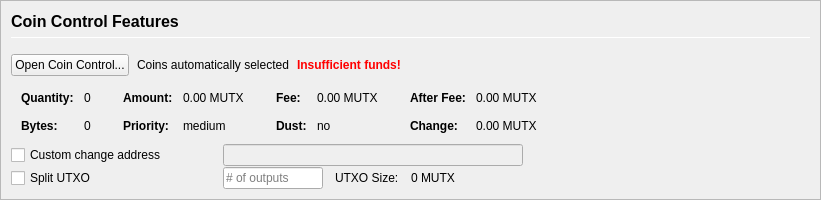
         <widget class="QFrame" name="frameCoinControl">
          <property name="sizePolicy">
           <sizepolicy hsizetype="Expanding" vsizetype="Expanding">
            <horstretch>0</horstretch>
            <verstretch>0</verstretch>
           </sizepolicy>
          </property>
          <property name="maximumSize">
           <size>
            <width>16777215</width>
            <height>16777215</height>
           </size>
          </property>
          <property name="frameShape">
           <enum>QFrame::StyledPanel</enum>
          </property>
          <property name="frameShadow">
           <enum>QFrame::Sunken</enum>
          </property>
          <layout class="QVBoxLayout" name="verticalLayoutCoinControl2">
           <property name="spacing">
            <number>0</number>
           </property>
           <property name="leftMargin">
            <number>0</number>
           </property>
           <property name="topMargin">
            <number>0</number>
           </property>
           <property name="rightMargin">
            <number>0</number>
           </property>
           <property name="bottomMargin">
            <number>0</number>
           </property>
           <item>
            <widget class="QFrame" name="frameCoinControl_BG">
             <layout class="QVBoxLayout" name="verticalLayoutCoinControl" stretch="0,0,0,0,0,0">
              <property name="spacing">
               <number>1</number>
              </property>
              <property name="leftMargin">
               <number>10</number>
              </property>
              <property name="topMargin">
               <number>10</number>
              </property>
              <item>
               <layout class="QHBoxLayout" name="horizontalLayoutCoinControl1">
                <property name="bottomMargin">
                 <number>15</number>
                </property>
                <item>
                 <layout class="QVBoxLayout" name="verticalLayout_3">
                  <property name="spacing">
                   <number>6</number>
                  </property>
                  <item>
                   <widget class="QLabel" name="labelCoinControlFeatures">
                    <property name="sizePolicy">
                     <sizepolicy hsizetype="Preferred" vsizetype="Maximum">
                      <horstretch>0</horstretch>
                      <verstretch>0</verstretch>
                     </sizepolicy>
                    </property>
                    <property name="minimumSize">
                     <size>
                      <width>0</width>
                      <height>20</height>
                     </size>
                    </property>
                    <property name="font">
                     <font>
                      <pointsize>12</pointsize>
                      <weight>75</weight>
                      <bold>true</bold>
                     </font>
                    </property>
                    <property name="styleSheet">
                     <string notr="true">font-weight:bold;</string>
                    </property>
                    <property name="text">
                     <string>Coin Control Features</string>
                    </property>
                   </widget>
                  </item>
                  <item>
                   <widget class="Line" name="line">
                    <property name="minimumSize">
                     <size>
                      <width>0</width>
                      <height>1</height>
                     </size>
                    </property>
                    <property name="maximumSize">
                     <size>
                      <width>16777215</width>
                      <height>1</height>
                     </size>
                    </property>
                    <property name="orientation">
                     <enum>Qt::Horizontal</enum>
                    </property>
                   </widget>
                  </item>
                 </layout>
                </item>
               </layout>
              </item>
              <item>
               <layout class="QHBoxLayout" name="horizontalLayoutCoinControl2" stretch="0,0,0,0">
                <property name="spacing">
                 <number>8</number>
                </property>
                <property name="bottomMargin">
                 <number>10</number>
                </property>
                <item>
                 <widget class="QPushButton" name="pushButtonCoinControl">
                  <property name="styleSheet">
                   <string notr="true"/>
                  </property>
                  <property name="text">
                   <string>Open Coin Control...</string>
                  </property>
                  <property name="autoDefault">
                   <bool>false</bool>
                  </property>
                 </widget>
                </item>
                <item>
                 <widget class="QLabel" name="labelCoinControlAutomaticallySelected">
                  <property name="text">
                   <string>Coins automatically selected</string>
                  </property>
                  <property name="margin">
                   <number>5</number>
                  </property>
                 </widget>
                </item>
                <item>
                 <widget class="QLabel" name="labelCoinControlInsuffFunds">
                  <property name="font">
                   <font>
                    <weight>75</weight>
                    <bold>true</bold>
                   </font>
                  </property>
                  <property name="styleSheet">
                   <string notr="true">color:red;font-weight:bold;</string>
                  </property>
                  <property name="text">
                   <string>Insufficient funds!</string>
                  </property>
                  <property name="margin">
                   <number>5</number>
                  </property>
                 </widget>
                </item>
                <item>
                 <spacer name="horizontalSpacerCoinControl">
                  <property name="orientation">
                   <enum>Qt::Horizontal</enum>
                  </property>
                  <property name="sizeHint" stdset="0">
                   <size>
                    <width>40</width>
                    <height>1</height>
                   </size>
                  </property>
                 </spacer>
                </item>
               </layout>
              </item>
              <item>
               <widget class="QWidget" name="widgetCoinControl" native="true">
                <property name="sizePolicy">
                 <sizepolicy hsizetype="Preferred" vsizetype="Preferred">
                  <horstretch>0</horstretch>
                  <verstretch>0</verstretch>
                 </sizepolicy>
                </property>
                <property name="minimumSize">
                 <size>
                  <width>0</width>
                  <height>0</height>
                 </size>
                </property>
                <property name="styleSheet">
                 <string notr="true"/>
                </property>
                <layout class="QHBoxLayout" name="horizontalLayoutCoinControl5">
                 <property name="leftMargin">
                  <number>0</number>
                 </property>
                 <property name="topMargin">
                  <number>0</number>
                 </property>
                 <property name="rightMargin">
                  <number>0</number>
                 </property>
                 <property name="bottomMargin">
                  <number>0</number>
                 </property>
                 <item>
                  <layout class="QHBoxLayout" name="horizontalLayoutCoinControl3" stretch="0,0,0,1">
                   <property name="spacing">
                    <number>20</number>
                   </property>
                   <property name="topMargin">
                    <number>0</number>
                   </property>
                   <property name="bottomMargin">
                    <number>10</number>
                   </property>
                   <item>
                    <layout class="QFormLayout" name="formLayoutCoinControl1">
                     <property name="horizontalSpacing">
                      <number>10</number>
                     </property>
                     <property name="verticalSpacing">
                      <number>14</number>
                     </property>
                     <property name="leftMargin">
                      <number>10</number>
                     </property>
                     <property name="topMargin">
                      <number>4</number>
                     </property>
                     <property name="rightMargin">
                      <number>6</number>
                     </property>
                     <item row="0" column="0">
                      <widget class="QLabel" name="labelCoinControlQuantityText">
                       <property name="font">
                        <font>
                         <weight>75</weight>
                         <bold>true</bold>
                        </font>
                       </property>
                       <property name="text">
                        <string>Quantity:</string>
                       </property>
                       <property name="margin">
                        <number>0</number>
                       </property>
                      </widget>
                     </item>
                     <item row="0" column="1">
                      <widget class="QLabel" name="labelCoinControlQuantity">
                       <property name="cursor">
                        <cursorShape>IBeamCursor</cursorShape>
                       </property>
                       <property name="contextMenuPolicy">
                        <enum>Qt::ActionsContextMenu</enum>
                       </property>
                       <property name="text">
                        <string notr="true">0</string>
                       </property>
                       <property name="margin">
                        <number>0</number>
                       </property>
                       <property name="textInteractionFlags">
                        <set>Qt::LinksAccessibleByMouse|Qt::TextSelectableByKeyboard|Qt::TextSelectableByMouse</set>
                       </property>
                      </widget>
                     </item>
                     <item row="1" column="0">
                      <widget class="QLabel" name="labelCoinControlBytesText">
                       <property name="font">
                        <font>
                         <weight>75</weight>
                         <bold>true</bold>
                        </font>
                       </property>
                       <property name="text">
                        <string>Bytes:</string>
                       </property>
                      </widget>
                     </item>
                     <item row="1" column="1">
                      <widget class="QLabel" name="labelCoinControlBytes">
                       <property name="cursor">
                        <cursorShape>IBeamCursor</cursorShape>
                       </property>
                       <property name="contextMenuPolicy">
                        <enum>Qt::ActionsContextMenu</enum>
                       </property>
                       <property name="text">
                        <string notr="true">0</string>
                       </property>
                       <property name="textInteractionFlags">
                        <set>Qt::LinksAccessibleByMouse|Qt::TextSelectableByKeyboard|Qt::TextSelectableByMouse</set>
                       </property>
                      </widget>
                     </item>
                    </layout>
                   </item>
                   <item>
                    <layout class="QFormLayout" name="formLayoutCoinControl2">
                     <property name="horizontalSpacing">
                      <number>10</number>
                     </property>
                     <property name="verticalSpacing">
                      <number>14</number>
                     </property>
                     <property name="leftMargin">
                      <number>6</number>
                     </property>
                     <property name="topMargin">
                      <number>4</number>
                     </property>
                     <property name="rightMargin">
                      <number>6</number>
                     </property>
                     <item row="0" column="0">
                      <widget class="QLabel" name="labelCoinControlAmountText">
                       <property name="font">
                        <font>
                         <weight>75</weight>
                         <bold>true</bold>
                        </font>
                       </property>
                       <property name="text">
                        <string>Amount:</string>
                       </property>
                       <property name="margin">
                        <number>0</number>
                       </property>
                      </widget>
                     </item>
                     <item row="0" column="1">
                      <widget class="QLabel" name="labelCoinControlAmount">
                       <property name="cursor">
                        <cursorShape>IBeamCursor</cursorShape>
                       </property>
                       <property name="contextMenuPolicy">
                        <enum>Qt::ActionsContextMenu</enum>
                       </property>
                       <property name="text">
                        <string notr="true">0.00 MUTX</string>
                       </property>
                       <property name="textInteractionFlags">
                        <set>Qt::LinksAccessibleByMouse|Qt::TextSelectableByKeyboard|Qt::TextSelectableByMouse</set>
                       </property>
                      </widget>
                     </item>
                     <item row="1" column="0">
                      <widget class="QLabel" name="labelCoinControlPriorityText">
                       <property name="font">
                        <font>
                         <weight>75</weight>
                         <bold>true</bold>
                        </font>
                       </property>
                       <property name="text">
                        <string>Priority:</string>
                       </property>
                      </widget>
                     </item>
                     <item row="1" column="1">
                      <widget class="QLabel" name="labelCoinControlPriority">
                       <property name="cursor">
                        <cursorShape>IBeamCursor</cursorShape>
                       </property>
                       <property name="contextMenuPolicy">
                        <enum>Qt::ActionsContextMenu</enum>
                       </property>
                       <property name="text">
                        <string>medium</string>
                       </property>
                       <property name="textInteractionFlags">
                        <set>Qt::LinksAccessibleByMouse|Qt::TextSelectableByKeyboard|Qt::TextSelectableByMouse</set>
                       </property>
                      </widget>
                     </item>
                    </layout>
                   </item>
                   <item>
                    <layout class="QFormLayout" name="formLayoutCoinControl3">
                     <property name="horizontalSpacing">
                      <number>10</number>
                     </property>
                     <property name="verticalSpacing">
                      <number>14</number>
                     </property>
                     <property name="leftMargin">
                      <number>6</number>
                     </property>
                     <property name="topMargin">
                      <number>4</number>
                     </property>
                     <property name="rightMargin">
                      <number>6</number>
                     </property>
                     <item row="0" column="0">
                      <widget class="QLabel" name="labelCoinControlFeeText">
                       <property name="font">
                        <font>
                         <weight>75</weight>
                         <bold>true</bold>
                        </font>
                       </property>
                       <property name="text">
                        <string>Fee:</string>
                       </property>
                       <property name="margin">
                        <number>0</number>
                       </property>
                      </widget>
                     </item>
                     <item row="0" column="1">
                      <widget class="QLabel" name="labelCoinControlFee">
                       <property name="cursor">
                        <cursorShape>IBeamCursor</cursorShape>
                       </property>
                       <property name="contextMenuPolicy">
                        <enum>Qt::ActionsContextMenu</enum>
                       </property>
                       <property name="text">
                        <string notr="true">0.00 MUTX</string>
                       </property>
                       <property name="textInteractionFlags">
                        <set>Qt::LinksAccessibleByMouse|Qt::TextSelectableByKeyboard|Qt::TextSelectableByMouse</set>
                       </property>
                      </widget>
                     </item>
                     <item row="1" column="0">
                      <widget class="QLabel" name="labelCoinControlLowOutputText">
                       <property name="font">
                        <font>
                         <weight>75</weight>
                         <bold>true</bold>
                        </font>
                       </property>
                       <property name="text">
                        <string>Dust:</string>
                       </property>
                      </widget>
                     </item>
                     <item row="1" column="1">
                      <widget class="QLabel" name="labelCoinControlLowOutput">
                       <property name="cursor">
                        <cursorShape>IBeamCursor</cursorShape>
                       </property>
                       <property name="contextMenuPolicy">
                        <enum>Qt::ActionsContextMenu</enum>
                       </property>
                       <property name="text">
                        <string>no</string>
                       </property>
                       <property name="textInteractionFlags">
                        <set>Qt::LinksAccessibleByMouse|Qt::TextSelectableByKeyboard|Qt::TextSelectableByMouse</set>
                       </property>
                      </widget>
                     </item>
                    </layout>
                   </item>
                   <item>
                    <layout class="QFormLayout" name="formLayoutCoinControl4">
                     <property name="horizontalSpacing">
                      <number>10</number>
                     </property>
                     <property name="verticalSpacing">
                      <number>14</number>
                     </property>
                     <property name="leftMargin">
                      <number>6</number>
                     </property>
                     <property name="topMargin">
                      <number>4</number>
                     </property>
                     <property name="rightMargin">
                      <number>6</number>
                     </property>
                     <item row="0" column="0">
                      <widget class="QLabel" name="labelCoinControlAfterFeeText">
                       <property name="font">
                        <font>
                         <weight>75</weight>
                         <bold>true</bold>
                        </font>
                       </property>
                       <property name="text">
                        <string>After Fee:</string>
                       </property>
                       <property name="margin">
                        <number>0</number>
                       </property>
                      </widget>
                     </item>
                     <item row="0" column="1">
                      <widget class="QLabel" name="labelCoinControlAfterFee">
                       <property name="cursor">
                        <cursorShape>IBeamCursor</cursorShape>
                       </property>
                       <property name="contextMenuPolicy">
                        <enum>Qt::ActionsContextMenu</enum>
                       </property>
                       <property name="text">
                        <string notr="true">0.00 MUTX</string>
                       </property>
                       <property name="textInteractionFlags">
                        <set>Qt::LinksAccessibleByMouse|Qt::TextSelectableByKeyboard|Qt::TextSelectableByMouse</set>
                       </property>
                      </widget>
                     </item>
                     <item row="1" column="0">
                      <widget class="QLabel" name="labelCoinControlChangeText">
                       <property name="font">
                        <font>
                         <weight>75</weight>
                         <bold>true</bold>
                        </font>
                       </property>
                       <property name="text">
                        <string>Change:</string>
                       </property>
                      </widget>
                     </item>
                     <item row="1" column="1">
                      <widget class="QLabel" name="labelCoinControlChange">
                       <property name="cursor">
                        <cursorShape>IBeamCursor</cursorShape>
                       </property>
                       <property name="contextMenuPolicy">
                        <enum>Qt::ActionsContextMenu</enum>
                       </property>
                       <property name="text">
                        <string notr="true">0.00 MUTX</string>
                       </property>
                       <property name="textInteractionFlags">
                        <set>Qt::LinksAccessibleByMouse|Qt::TextSelectableByKeyboard|Qt::TextSelectableByMouse</set>
                       </property>
                      </widget>
                     </item>
                    </layout>
                   </item>
                  </layout>
                 </item>
                </layout>
               </widget>
              </item>
              <item>
               <layout class="QHBoxLayout" name="horizontalLayoutCoinControl4">
                <property name="spacing">
                 <number>12</number>
                </property>
                <property name="sizeConstraint">
                 <enum>QLayout::SetDefaultConstraint</enum>
                </property>
                <property name="topMargin">
                 <number>0</number>
                </property>
                <property name="rightMargin">
                 <number>0</number>
                </property>
                <item>
                 <widget class="QCheckBox" name="checkBoxCoinControlChange">
                  <property name="sizePolicy">
                   <sizepolicy hsizetype="Preferred" vsizetype="Preferred">
                    <horstretch>0</horstretch>
                    <verstretch>0</verstretch>
                   </sizepolicy>
                  </property>
                  <property name="minimumSize">
                   <size>
                    <width>200</width>
                    <height>0</height>
                   </size>
                  </property>
                  <property name="maximumSize">
                   <size>
                    <width>200</width>
                    <height>16777215</height>
                   </size>
                  </property>
                  <property name="toolTip">
                   <string>If this is activated, but the change address is empty or invalid, change will be sent to a newly generated address.</string>
                  </property>
                  <property name="text">
                   <string>Custom change address</string>
                  </property>
                 </widget>
                </item>
                <item>
                 <widget class="QValidatedLineEdit" name="lineEditCoinControlChange">
                  <property name="enabled">
                   <bool>false</bool>
                  </property>
                  <property name="sizePolicy">
                   <sizepolicy hsizetype="Preferred" vsizetype="Preferred">
                    <horstretch>0</horstretch>
                    <verstretch>0</verstretch>
                   </sizepolicy>
                  </property>
                  <property name="minimumSize">
                   <size>
                    <width>300</width>
                    <height>0</height>
                   </size>
                  </property>
                 </widget>
                </item>
                <item>
                 <widget class="QLabel" name="labelCoinControlChangeLabel">
                  <property name="sizePolicy">
                   <sizepolicy hsizetype="Preferred" vsizetype="Preferred">
                    <horstretch>0</horstretch>
                    <verstretch>0</verstretch>
                   </sizepolicy>
                  </property>
                  <property name="minimumSize">
                   <size>
                    <width>100</width>
                    <height>0</height>
                   </size>
                  </property>
                  <property name="text">
                   <string/>
                  </property>
                  <property name="margin">
                   <number>3</number>
                  </property>
                 </widget>
                </item>
               </layout>
              </item>
              <item>
               <layout class="QHBoxLayout" name="horizontalLayoutCoinControl6">
                <property name="spacing">
                 <number>12</number>
                </property>
                <property name="rightMargin">
                 <number>0</number>
                </property>
                <item>
                 <widget class="QCheckBox" name="splitBlockCheckBox">
                  <property name="sizePolicy">
                   <sizepolicy hsizetype="Preferred" vsizetype="Preferred">
                    <horstretch>0</horstretch>
                    <verstretch>0</verstretch>
                   </sizepolicy>
                  </property>
                  <property name="minimumSize">
                   <size>
                    <width>200</width>
                    <height>0</height>
                   </size>
                  </property>
                  <property name="maximumSize">
                   <size>
                    <width>200</width>
                    <height>16777215</height>
                   </size>
                  </property>
                  <property name="text">
                   <string>Split UTXO</string>
                  </property>
                 </widget>
                </item>
                <item>
                 <widget class="QLineEdit" name="splitBlockLineEdit">
                  <property name="sizePolicy">
                   <sizepolicy hsizetype="Preferred" vsizetype="Preferred">
                    <horstretch>50</horstretch>
                    <verstretch>0</verstretch>
                   </sizepolicy>
                  </property>
                  <property name="minimumSize">
                   <size>
                    <width>100</width>
                    <height>0</height>
                   </size>
                  </property>
                  <property name="maximumSize">
                   <size>
                    <width>100</width>
                    <height>16777215</height>
                   </size>
                  </property>
                  <property name="placeholderText">
                   <string># of outputs</string>
                  </property>
                 </widget>
                </item>
                <item>
                 <widget class="QLabel" name="labelBlockSizeText">
                  <property name="text">
                   <string>UTXO Size:</string>
                  </property>
                 </widget>
                </item>
                <item>
                 <widget class="QLabel" name="labelBlockSize">
                  <property name="text">
                   <string>0 MUTX</string>
                  </property>
                 </widget>
                </item>
                <item>
                 <spacer name="horizontalSpacer_7">
                  <property name="orientation">
                   <enum>Qt::Horizontal</enum>
                  </property>
                  <property name="sizeHint" stdset="0">
                   <size>
                    <width>40</width>
                    <height>20</height>
                   </size>
                  </property>
                 </spacer>
                </item>
               </layout>
              </item>
              <item>
               <spacer name="verticalSpacerCoinControl">
                <property name="orientation">
                 <enum>Qt::Vertical</enum>
                </property>
                <property name="sizeHint" stdset="0">
                 <size>
                  <width>800</width>
                  <height>1</height>
                 </size>
                </property>
               </spacer>
              </item>
             </layout>
            </widget>
           </item>
          </layout>
         </widget>
